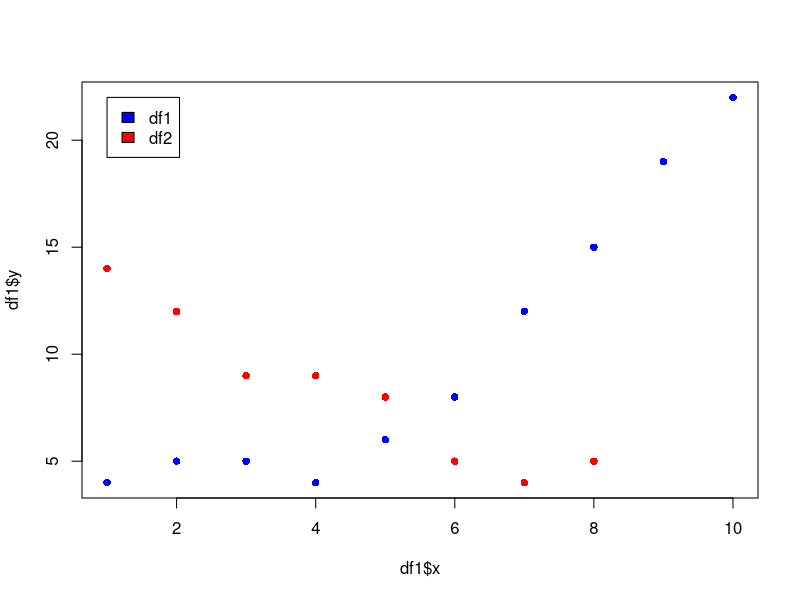

R code for this plot:
# Example: Add Points to an Existing Plot in R
# create data frame
df1 <- data.frame(x=c(1, 2, 3, 4, 5, 6, 7, 8, 9, 10),
                  y=c(4, 5, 5, 4, 6, 8, 12, 15, 19, 22)) 

# create scatterplot
plot(df1$x, df1$y, col = "blue", pch=16)



# create second data frame
df2 <- data.frame(x=c(1, 2, 3, 4, 5, 6, 7, 8, 9, 10),
                  y=c(14, 12, 9, 9, 8, 5, 4, 5, 3, 2))

# add points from df2 to the existing scatter plot
points(df2$x, df2$y, col="red", pch=16)

# add legend to plot
legend(x=1, y=22, legend=c("df1", "df2"), fill=c("blue", "red"))
